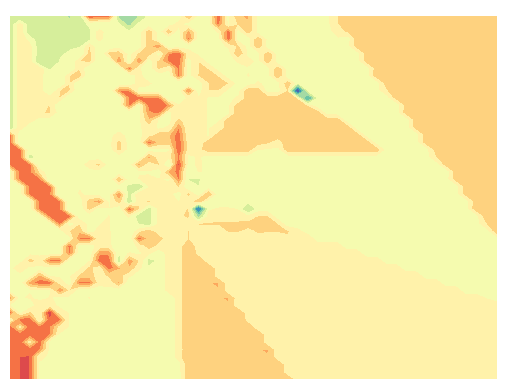

Write Python code to recreate this figure.
import os
import cv2 as cv
import matplotlib.pyplot as plt
import matplotlib.image as mpimg
import numpy as np
import math
import copy
from PIL import Image
from scipy.interpolate import griddata
from plotnine import *

np.set_printoptions(threshold=np.inf)


def normalize_image(img):
    norm_img = cv.normalize(img, None, alpha=0, beta=1, norm_type=cv.NORM_MINMAX, dtype=cv.CV_32F)
    return norm_img


def convert_image(img):
    new_img = []
    for item in img.getdata():
        if item[:3] == (255, 255, 255):
            new_img.append((255, 255, 255, 0))
        else:
            new_img.append(item)
    img.putdata(new_img)
    img.save('convert.png')


def get_contours(img):
    _, binary = cv.threshold(img, 0, 255, cv.THRESH_BINARY)
    contours, hierarchy = cv.findContours(binary, cv.RETR_TREE, cv.CHAIN_APPROX_SIMPLE)
    image_copy = copy.deepcopy(image)
    contour_image = cv.drawContours(image_copy, contours, -1, (0, 255, 0), 1)
    plt.imshow(np.asarray(contour_image))
    plt.axis('off')
    plt.xticks([])
    plt.yticks([])
    plt.savefig('contours.png', bbox_inches='tight', pad_inches=0.0)
    plt.show()
    contours = np.vstack(contours).squeeze()
    # print('contours', contours)
    return contours


def closest_points(point_set, p0):
    p = np.asarray(point_set)
    dist_2 = np.sum((p - p0) ** 2, axis=1)
    p_closet = np.argmin(dist_2)
    return p_closet


def get_distance(pi, pj):
    pi = np.asarray(pi)
    pj = np.asarray(pj)
    return np.linalg.norm(pi - pj)


def idw(img, point_set, p0):
    distance_list = []
    z_list = []
    p = 2
    for pi in point_set:
        dist = get_distance(pi, p0)
        if dist != 0:
            distance_list.append(dist)
            z = img[pi[1], pi[0]]
            z_list.append(z)
            t = np.power(distance_list, p)
            if t != 0:
                weight = 1 / t
                weight = list(weight)
                weight_sum = np.sum(weight)
                z_sum = np.sum(np.array(weight) * np.array(z_list))
                result = z_sum / weight_sum
                return round(result, 4)
            else:
                return 0
        else:
            return 0


if __name__ == "__main__":
    cimage = Image.open('capture.png')
    cimage = cimage.convert('RGBA')
    convert_image(cimage)

    image = cv.imread('depth_img.png')
    gray = cv.cvtColor(image, cv.COLOR_RGB2GRAY)
    gray_norm = normalize_image(gray)

    vessel_contours = get_contours(gray)

    # find void space coordinates
    black = 0
    vss_set = np.column_stack(np.where(gray == black))

    # interpolate depth in vss point
    x_list = []
    y_list = []
    z_list = []
    for point in vss_set:
        x_list.append(point[1])
        y_list.append(point[0])
        closest = closest_points(vessel_contours, point)
        cont_set = vessel_contours[closest - 3:closest + 3]
        depth = idw(gray_norm, cont_set, point)
        depth = float(depth or 0)
        # t = vessel_contours[closest]
        # depth = gray_norm[t[1], t[0]]
        print('depth is ', depth, 'at ', point)
        z_list.append(depth)

    # draw contour map
    vss_points = []
    for i in range(len(x_list)):
        point = [x_list[i], y_list[i]]
        vss_points.append(point)
    vss_points = np.array(vss_points)

    xi = np.linspace(0, 360, 51)
    yi = np.linspace(0, 200, 51)
    X, Y = np.meshgrid(xi, yi)

    Z = griddata(vss_points, z_list, (X, Y), method='cubic')

    plt.contourf(X, Y, Z, 10, cmap='Spectral')
    plt.axis('off')
    plt.xticks([])
    plt.yticks([])
    plt.savefig('vss.png', bbox_inches="tight")
    plt.show()


    # plt_img = plt.imread("capture.png")
    # fig, ax = plt.subplots()
    # ax.imshow(plt_img, extent=[0, 360, 0, 200])
    # ax.contour(X, Y, Z, cmap='bwr')
    # plt.show()
    #
    # img1 = cv.imread('convert.png')
    # img2 = cv.imread('vss.png')
    # img2 = cv.resize(img2, (360, 200))
    # dst = cv.addWeighted(img1, 0.7, img2, 0.3, 0)
    # cv.imshow('dst', dst)
    # cv.waitKey(0)
    # cv.destroyAllWindows()
